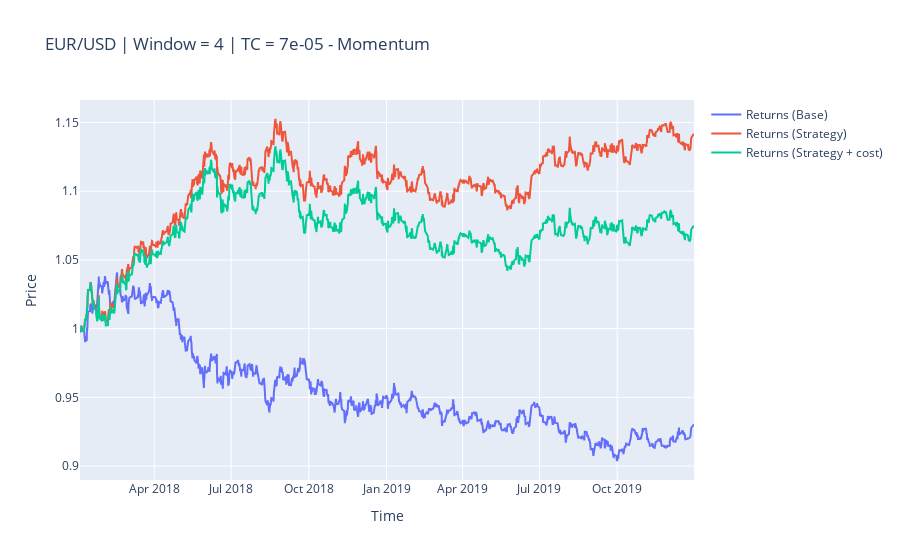

Notebook code for this chart:
### Code cell
tester.plot_results()

### Figure 1 — Plotly figure (JSON) as saved in the notebook; plotly's stock layout.template omitted (floating-point values rounded to 4 significant figures; data arrays with more than 128 entries replaced by an {"elided": "..."} marker saying what was removed)
{"data": [{"name": "Returns (Base)", "type": "scatter", "x": {"elided": "2065 str values"}, "y": {"elided": "2065 float values"}}, {"name": "Returns (Strategy)", "type": "scatter", "x": {"elided": "2065 str values"}, "y": {"elided": "2065 float values"}}, {"name": "Returns (Strategy + cost)", "type": "scatter", "x": {"elided": "2065 str values"}, "y": {"elided": "2065 float values"}}], "layout": {"title": {"text": "EUR/USD | Window = 4 | TC = 7e-05 - Momentum"}, "xaxis": {"title": {"text": "Time"}}, "yaxis": {"title": {"text": "Price"}}}}
